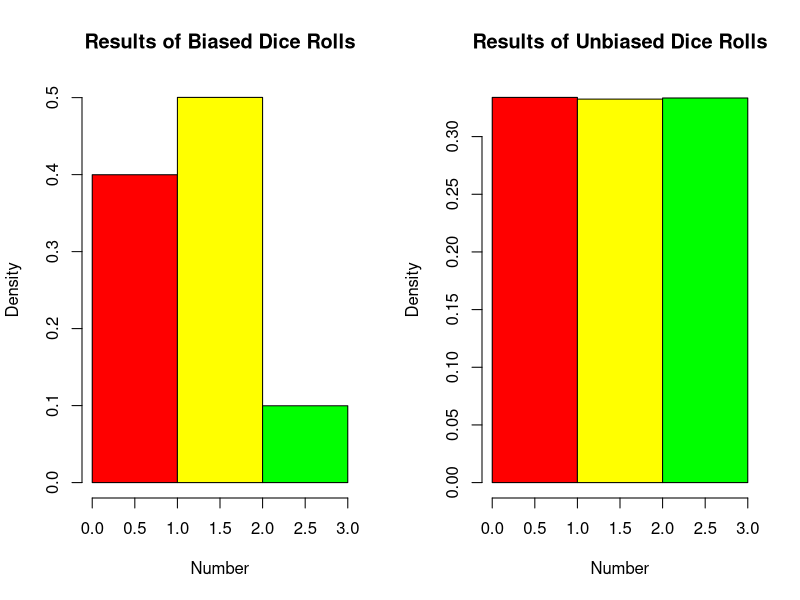

This figure's R source:
dice_probs = c(4/10, 5/10, 1/10)
trial = sample(1:3, size = 1000000, replace = TRUE, prob = dice_probs)
par(mfrow = c(1,2))
hist(trial, breaks = seq(0,3, 1), probability = TRUE, col = rainbow(6),
     main = "Results of Biased Dice Rolls", xlab = "Number")

expected = sample(1:3, size = 1000000, replace = TRUE)
hist(expected, breaks = seq(0,3, 1), probability = TRUE, col = rainbow(6),
     main = "Results of Unbiased Dice Rolls", xlab = "Number")